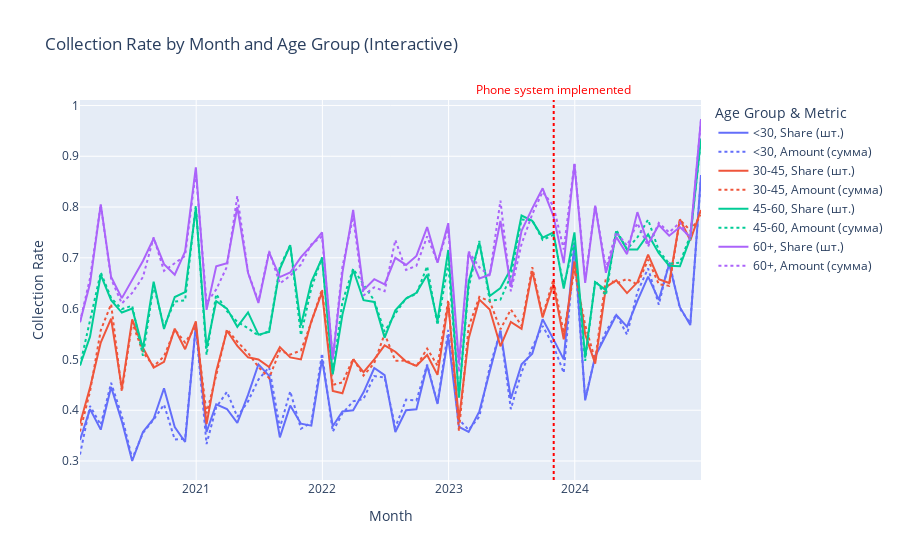

The code cell stored with this chart in its notebook:
### Code cell
import pandas as pd
import plotly.express as px

# Убедимся, что возрастные группы заданы
cl['month_end'] = pd.to_datetime(cl['month_end'])
cl['age_group'] = pd.cut(cl['age'], bins=[0, 30, 45, 60, 100], labels=["<30", "30-45", "45-60", "60+"])

# Группировка по возрастным группам
collection_rate_age = cl.groupby(['month_end', 'age_group']).agg(
    total_users=('user_id', 'count'),
    repaid_users=('flg_repaid', 'sum'),
    total_amount=('overdue_amount', 'sum'),
    repaid_amount=('overdue_amount', lambda x: x[cl.loc[x.index, 'flg_repaid'] == 1].sum())
).reset_index()

# Метрики
collection_rate_age['collection_rate_share'] = collection_rate_age['repaid_users'] / collection_rate_age['total_users']
collection_rate_age['collection_rate_amount'] = collection_rate_age['repaid_amount'] / collection_rate_age['total_amount']

# 👉 Преобразуем в "длинный" формат
plot_df_melted = collection_rate_age.melt(
    id_vars=['month_end', 'age_group'],
    value_vars=['collection_rate_share', 'collection_rate_amount'],
    var_name='metric',
    value_name='value'
)

# Подписи
plot_df_melted['metric'] = plot_df_melted['metric'].map({
    'collection_rate_share': 'Share (шт.)',
    'collection_rate_amount': 'Amount (сумма)'
})

# 📊 Построение графика
fig = px.line(
    plot_df_melted,
    x='month_end',
    y='value',
    color='age_group',
    line_dash='metric',
    title='Collection Rate by Month and Age Group (Interactive)',
    labels={
        'value': 'Collection Rate',
        'month_end': 'Month',
        'age_group': 'Age Group',
        'metric': 'Metric'
    }
)

# Добавим вертикальную линию внедрения системы
fig.add_shape(
    type="line",
    x0="2023-11-01", x1="2023-11-01",
    y0=0, y1=1,
    xref='x', yref='paper',
    line=dict(color="red", width=2, dash="dot"),
)

fig.add_annotation(
    x="2023-11-01",
    y=1,
    xref="x",
    yref="paper",
    text="Phone system implemented",
    showarrow=False,
    yanchor="bottom",
    font=dict(color="red")
)

fig.update_layout(legend_title_text='Age Group & Metric')
fig.show()
